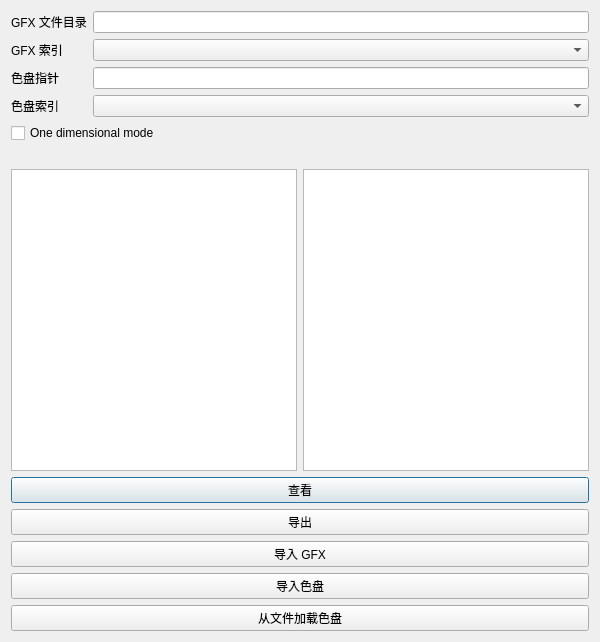
<?xml version="1.0" encoding="UTF-8"?>
<ui version="4.0">
 <class>GfxEditor</class>
 <widget class="QDialog" name="GfxEditor">
  <property name="geometry">
   <rect>
    <x>0</x>
    <y>0</y>
    <width>600</width>
    <height>642</height>
   </rect>
  </property>
  <property name="windowTitle">
   <string>GFX 编辑器</string>
  </property>
  <layout class="QVBoxLayout" name="verticalLayout">
   <item>
    <layout class="QFormLayout" name="formLayout">
     <property name="fieldGrowthPolicy">
      <enum>QFormLayout::AllNonFixedFieldsGrow</enum>
     </property>
     <item row="0" column="0">
      <widget class="QLabel" name="label_2">
       <property name="text">
        <string>GFX 文件目录</string>
       </property>
      </widget>
     </item>
     <item row="0" column="1">
      <widget class="QLineEdit" name="gfx_file_names"/>
     </item>
     <item row="2" column="0">
      <widget class="QLabel" name="label_3">
       <property name="text">
        <string>色盘指针</string>
       </property>
      </widget>
     </item>
     <item row="2" column="1">
      <widget class="QLineEdit" name="palette_pointer"/>
     </item>
     <item row="3" column="0">
      <widget class="QLabel" name="label_4">
       <property name="text">
        <string>色盘索引</string>
       </property>
      </widget>
     </item>
     <item row="3" column="1">
      <widget class="QComboBox" name="palette_index"/>
     </item>
     <item row="1" column="0">
      <widget class="QLabel" name="label">
       <property name="text">
        <string>GFX 索引</string>
       </property>
      </widget>
     </item>
     <item row="1" column="1">
      <widget class="QComboBox" name="gfx_index"/>
     </item>
    </layout>
   </item>
   <item>
    <widget class="QCheckBox" name="one_dimensional_mode">
     <property name="text">
      <string>One dimensional mode</string>
     </property>
    </widget>
   </item>
   <item>
    <widget class="QLabel" name="info_label">
     <property name="text">
      <string/>
     </property>
    </widget>
   </item>
   <item>
    <layout class="QHBoxLayout" name="horizontalLayout">
     <item>
      <widget class="QGraphicsView" name="gfx_file_graphics_view"/>
     </item>
     <item>
      <widget class="QGraphicsView" name="palette_graphics_view"/>
     </item>
    </layout>
   </item>
   <item>
    <widget class="QPushButton" name="view_button">
     <property name="text">
      <string>查看</string>
     </property>
    </widget>
   </item>
   <item>
    <widget class="QPushButton" name="export_button">
     <property name="text">
      <string>导出</string>
     </property>
    </widget>
   </item>
   <item>
    <widget class="QPushButton" name="import_gfx_button">
     <property name="text">
      <string>导入 GFX</string>
     </property>
    </widget>
   </item>
   <item>
    <widget class="QPushButton" name="import_palette_button">
     <property name="text">
      <string>导入色盘</string>
     </property>
    </widget>
   </item>
   <item>
    <widget class="QPushButton" name="generate_palette_from_files">
     <property name="text">
      <string>从文件加载色盘</string>
     </property>
    </widget>
   </item>
  </layout>
 </widget>
 <resources/>
 <connections/>
</ui>
